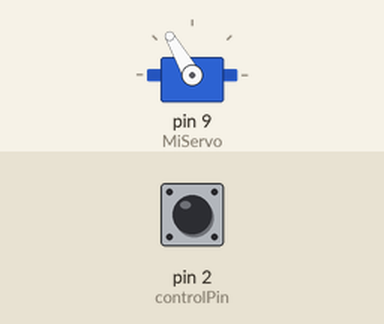
This sketch was run on a simulated Arduino Uno, built with avr-gcc and run on an emulated ATmega328P. Shown: servo. The inputs (shaded band) are chosen by the test bench; at power-on: pin 2 (controlPin) HIGH. What the sketch prints to the serial monitor is not drawn.

Above: at 0.05 s.
At 10.2 s:
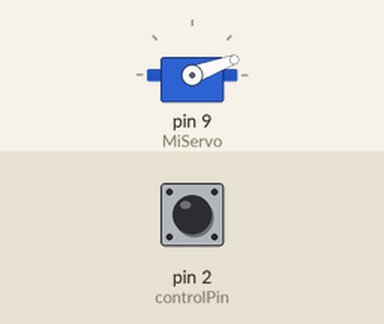
Timing chart, 0 to 13.3 s (numbered marks = the images above):
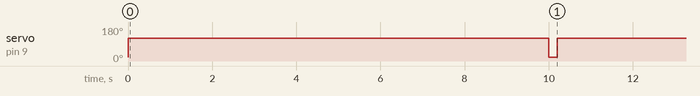

The sketch:

Fase_1.ino
```cpp
#include <Servo.h>
Servo MiServo;  //Servo
const int controlPin = 2;
int pulsacion = 0;
int estado_boton;
int estado_boton_anterior;

void setup() {
  Serial.begin(9600); //Puerto serie a 9600 baudios
  MiServo.attach(9);  // Servo en el Pin 9
  MiServo.write(20); // Posición inicial
  pinMode(controlPin, INPUT_PULLUP);
  estado_boton_anterior = digitalRead(controlPin);
}
void loop() {
          estado_boton = digitalRead(controlPin);
          if (estado_boton != estado_boton_anterior) {
          pulsacion++;
          if (pulsacion <= 1) {
          Serial.println("El puente se baja");
          MiServo.write(120);
          delay(10000);
          MiServo.write(20);
          delay(200);
          }
          }
          estado_boton_anterior = LOW;
          pulsacion = 0;
  }
```

Measured:
- by itself, servo on pin 9 (MiServo): alternates 120° for 10.0 s and 20° for 0.20 s
